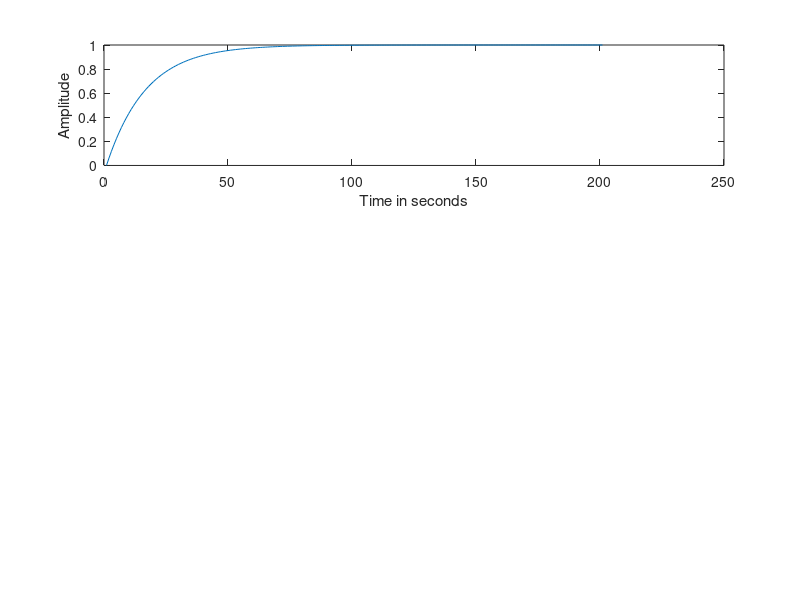

The MATLAB script that drew this image: (Note: this script raises an error after producing the figure.)
function pll

% STUDYING THE PHASE LOCKED LOOP (PLL) CHARACHTERISTICS

    % Step response of 1st order closed loop transmittance of pll
    kv = 1;
    kd = 1;
    dt = .01;
    t = 0 : dt : 2;
    step = ones(1,length(t));
    clt_1 = tf([2*pi*kv*kd],[1 2*pi*kv*kd]);
    [out_1 t] = lsim(clt_1,step,t);
    figure
    subplot(3,1,1)
    plot(out_1);
    xlabel('Time in seconds')
    ylabel('Amplitude')
    TITLE ('Step Response of 1st Order Transmittance of PLL')
    grid on;
    
    % Step response of 1st order closed loop error transmittance of pll
    clt_e1 = tf([1 0],[1 2*pi*kv*kd]);
    [out_e1 t] = lsim(clt_e1,step,t);
    subplot(3,1,2)
    plot(out_e1)
    xlabel('Time in seconds')
    ylabel('Amplitude')
    TITLE ('Step Response of 1st Order Error Transmittance of PLL')
    grid on;
    
    % Step response of 1st order transmittance between VCO & Input
    clt1 = tf([kd 0],[1 2*pi*kv*kd]);
    [out1 t] = lsim(clt1,step,t);
    subplot(3,1,3)
    plot(out1)
    xlabel('Time in seconds')
    ylabel('Amplitude')
    TITLE ('Step Response of 1st Order Transmittance between VCO & Input')
    grid on;
    
    % Step resonse of 2nd order closed loop transmittance of pll
    a = 3.15;
    zeta = sqrt((pi*kv*kd)/(2*a));
    wn = sqrt(2*pi*kv*kd*a);
    clt_2 = tf([2*zeta*wn wn^2],[1 2*zeta*wn wn^2]);
    [out_2 t] = lsim(clt_2,step,t);
    figure
    subplot(3,1,1)
    plot(out_2)
    xlabel('Time in seconds')
    ylabel('Amplitude')
    TITLE ('Step Response of 2nd Order transmittance of PLL')
    grid on;
    
    % Step response of 2nd order closed loop error transmittance of pll
    clt_e2 = tf([1 0 0],[1 2*zeta*wn wn^2]);
    [out_e2 t] = lsim(clt_e2,step,t);
    subplot(3,1,2)
    plot(out_e2)
    xlabel('Time in seconds')
    ylabel('Amplitude')
    TITLE ('Step Response of 2nd Order Error Transmittance of PLL')
    grid on;
    
    % Step response of 2nd order transmittance between VCO & Input
    clt2 = tf([kd kd*a 0],[1 2*pi*kv*kd 2*pi*kv*kd*a]);
    [out2 t] = lsim(clt2,step,t);
    subplot(3,1,3)
    plot(out2)
    xlabel('Time in seconds')
    ylabel('Amplitude')
    TITLE ('Step Response of 2nd Order Transmittance between VCO & Input')
    grid on;
    
% IMPLEMENTATION OF PHASE LOCKED LOOP IN A FREQUENCY DEMODULATOR
    
    % Signal generation
    t0 = .15;                           % signal duration
    ts = 0.0005;                     	% sampling interval
    fc = 200;                        	% carrier frequency
    kf = 50;                         	% modulation index
    fs = 1/ts;                       	% sampling frequency
    t = [0:ts:t0];                   	% time vector
    df = 0.25;                          % required frequency resolution
    c = cos(2*pi*fc*t);                 % carrier signal
    m = [2*ones(1,t0/(3*ts)),-2*ones(1,t0/(3*ts)),zeros(1,t0/(3*ts)+1)];
    
    % Frequency modulation    
    int_m(1) = 0;
    for (i = 1 : length(t)-1)                  	% integral of m
        int_m(i+1) = int_m(i) + m(i)*ts;
    end
    u = cos(2*pi*fc*t + 2*pi*kf*int_m);         % modulated signal
    figure
    subplot (3,1,1)
    plot (m(1:300))
    TITLE ('Modulating Signal')
    grid on;
    subplot (3,1,2)
    plot (c(1:300))
    TITLE ('Carrier Signal')
    grid on;
    subplot (3,1,3)
    plot (u(1:300))
    TITLE ('Frequency Modulated Signal')
    grid on;
        
    % Frequency demodulation
    t = [0:ts:ts*(length(u)-1)];	  % finding phase of modulated signal
    x = hilbert(u);
    z = x.*exp(-j*2*pi*250*t);
    phi = angle(z);
    
    phi = unwrap(phi);            	  % restoring original phase
    dem = (1/(2*pi*kf))*(diff(phi)/ts); 	% demodulated signal
    
    figure
    subplot (3,1,1)
    plot (c(1:300))
    TITLE ('Carrier Signal')
    grid on;
    subplot (3,1,2)
    plot (u(1:300))
    TITLE ('Frequency Modulated Signal')
    grid on;
    subplot (3,1,3)
    dem = smooth(dem,7) + 1;
    plot (dem(1:300))
    axis ([0 300 -2 2]);
    TITLE ('De-Modulated Signal')
    grid on;
end